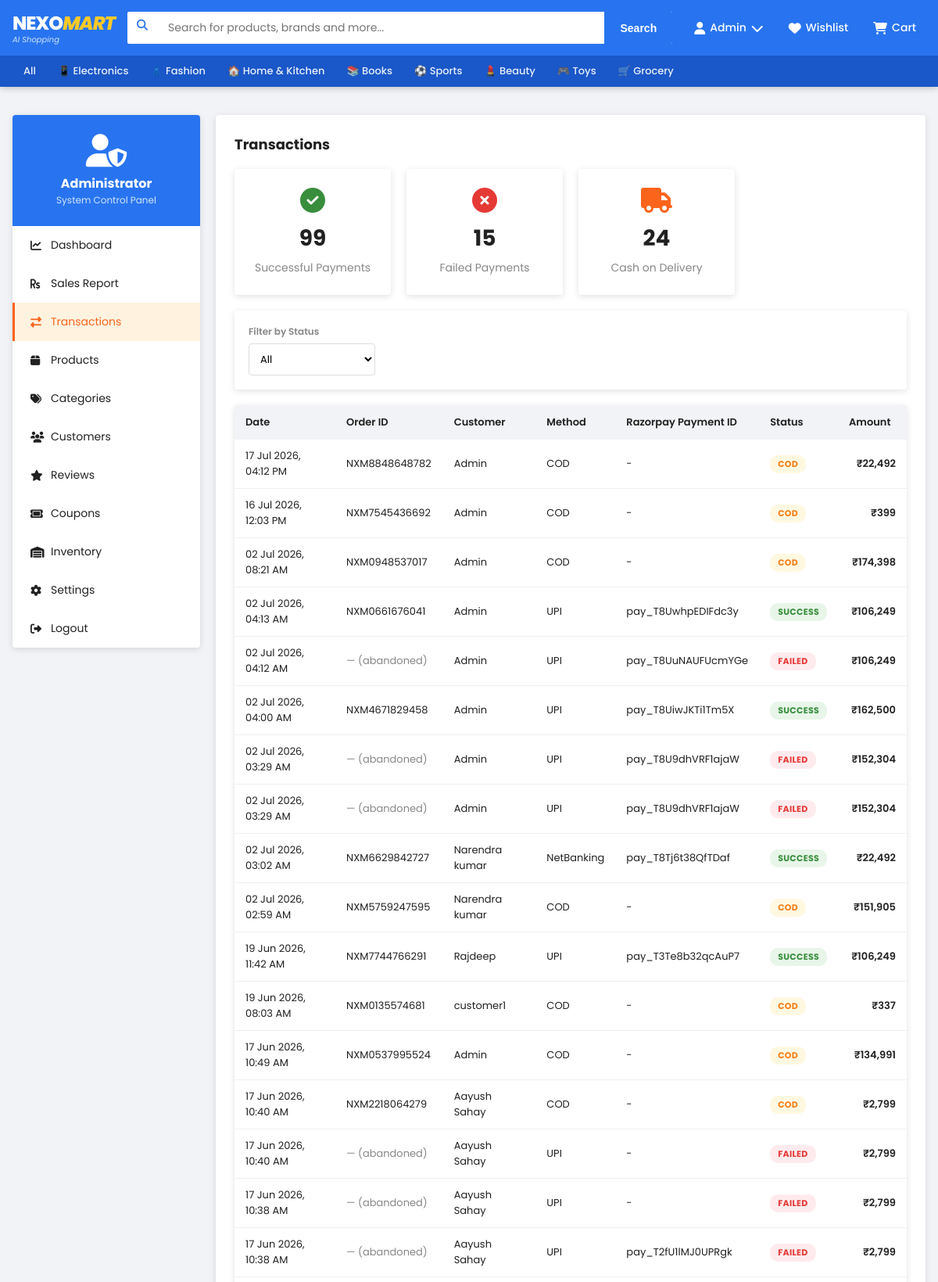
The page /admin/transactions (signed in, upper part) on the database its author committed.
### database.py (models this page shows, shortened)
class Category(db.Model):
    id = db.Column(db.Integer, primary_key=True)
    name = db.Column(db.String(100), nullable=False)
    slug = db.Column(db.String(100), unique=True)
    icon = db.Column(db.String(50), default='🛍️')
    products = db.relationship('Product', backref='category', lazy=True)

class Transaction(db.Model):
    id = db.Column(db.Integer, primary_key=True)
    order_id = db.Column(db.Integer, db.ForeignKey('order.id'), nullable=True)
    user_id = db.Column(db.Integer, db.ForeignKey('user.id'))
    razorpay_order_id = db.Column(db.String(100))
    razorpay_payment_id = db.Column(db.String(100))
    razorpay_signature = db.Column(db.String(300))
    amount = db.Column(db.Float, nullable=False)
    currency = db.Column(db.String(10), default='INR')
    method = db.Column(db.String(30))  # UPI, Card, NetBanking, COD
    status = db.Column(db.String(20), default='created')  # created, success, failed, cod
    failure_reason = db.Column(db.Text)
    created_at = db.Column(db.DateTime, default=datetime.utcnow)
    user = db.relationship('User')

class Order(db.Model):
    id = db.Column(db.Integer, primary_key=True)
    order_id = db.Column(db.String(20), unique=True)
    user_id = db.Column(db.Integer, db.ForeignKey('user.id'))
    total_amount = db.Column(db.Float)
    status = db.Column(db.String(50), default='Confirmed')
    address = db.Column(db.Text)
    payment_method = db.Column(db.String(50))
    payment_status = db.Column(db.String(20), default='Pending')
    estimated_delivery = db.Column(db.DateTime)
    created_at = db.Column(db.DateTime, default=datetime.utcnow)
    items = db.relationship('OrderItem', backref='order', lazy=True)
    transactions = db.relationship('Transaction', backref='order', lazy=True)

class User(db.Model):
    id = db.Column(db.Integer, primary_key=True)
    name = db.Column(db.String(100), nullable=False)
    email = db.Column(db.String(120), unique=True, nullable=False)
    phone = db.Column(db.String(15))
    password_hash = db.Column(db.String(255), nullable=False)
    role = db.Column(
        db.String(20),
        nullable=False,
        default='customer'
    )  # customer, admin
    is_active = db.Column(
        db.Boolean,
        default=True
    )
    wishlist = db.Column(db.Text, default='')
    created_at = db.Column(
        db.DateTime,
        default=datetime.utcnow
    )
    orders = db.relationship('Order', backref='user', lazy=True)
    cart_items = db.relationship('CartItem', backref='user', lazy=True)
    reviews = db.relationship('Review', backref='user', lazy=True)
    addresses = db.relationship('Address', backref='user', lazy=True)

### app.py (the view)
@app.route('/admin/transactions')
@admin_required
def admin_transactions():
    status_filter = request.args.get('status', '')
    query = Transaction.query.order_by(Transaction.created_at.desc())
    if status_filter:
        query = query.filter_by(status=status_filter)
    transactions = query.limit(300).all()
    totals = {
        'success': Transaction.query.filter_by(status='success').count(),
        'failed': Transaction.query.filter_by(status='failed').count(),
        'cod': Transaction.query.filter_by(status='cod').count(),
    }
    return render_template('admin/transactions.html', transactions=transactions,
                           status_filter=status_filter, totals=totals,
                           active_page='transactions')

### app.py (called while the page is built)
def admin_required(f):
    @wraps(f)
    def decorated(*args, **kwargs):
        if not session.get('user_id'):
            return redirect(url_for('login'))
        user = User.query.get(session['user_id'])
        if not user or user.role != 'admin':
            flash('Access denied — admins only.', 'danger')
            return redirect(url_for('index'))
        return f(*args, **kwargs)
    return decorated

@app.context_processor
def inject_globals():
    cart_count = 0
    if 'user_id' in session:
        cart_count = CartItem.query.filter_by(user_id=session['user_id']).count()
    categories = Category.query.all()
    return dict(cart_count=cart_count, all_categories=categories,
                current_year=datetime.now().year)

### templates/admin/transactions.html (shortened to what this page needs)
{% extends 'admin/_admin_base.html' %}
{% block admin_content %}
<div class="admin-page-header">
    <h2>Transactions</h2>
</div>
<div class="admin-stats">
    <div class="stat-card accent-green">
        <i class="fa fa-check-circle"></i>
        <h3>{{ totals.success }}</h3>
        <p>Successful Payments</p>
    </div>
    <div class="stat-card accent-red">
        <i class="fa fa-times-circle"></i>
        <h3>{{ totals.failed }}</h3>
        <p>Failed Payments</p>
    </div>
    <div class="stat-card accent-orange">
        <i class="fa fa-truck"></i>
        <h3>{{ totals.cod }}</h3>
        <p>Cash on Delivery</p>
    </div>
</div>
<form method="GET" class="filter-bar">
    <div class="form-group">
        <label>Filter by Status</label>
        <select name="status" onchange="this.form.submit()">
            <option value="" {% if not status_filter %}selected{% endif %}>All</option>
        </select>
    </div>
</form>
<div class="admin-table-wrap">
    <table class="admin-table">
        <thead>
            <tr>
                <th>Date</th>
                <th>Order ID</th>
                <th>Customer</th>
                <th>Method</th>
                <th>Razorpay Payment ID</th>
                <th>Status</th>
                <th>Amount</th>
            </tr>
        </thead>
        <tbody>
        {% for t in transactions %}
            <tr>
                <td>{{ t.created_at.strftime('%d %b %Y, %I:%M %p') }}</td>
                <td>
                    {% if t.order %}
                    <a href="{{ url_for('order_detail', order_id=t.order.order_id) }}">{{ t.order.order_id }}</a>
                    {% else %}
                    <span style="color:var(--gray2)">— (abandoned)</span>
                    {% endif %}
                </td>
                <td>{{ t.user.name if t.user else '-' }}</td>
                <td>{{ t.method }}</td>
                <td>{{ t.razorpay_payment_id or '-' }}</td>
                <td><span class="txn-badge txn-{{ t.status }}">{{ t.status }}</span></td>
                <td class="num">₹{{ "{:,.0f}".format(t.amount) }}</td>
            </tr>
        {% else %}
            <tr><td colspan="7" class="chart-empty">No transactions found</td></tr>
        {% endfor %}
        </tbody>
    </table>
</div>
{% endblock %}

### templates/base.html (shortened to what this page needs)
<!DOCTYPE html>
<html lang="en">
<head>
    <link rel="stylesheet" href="https://cdnjs.cloudflare.com/ajax/libs/font-awesome/6.5.0/css/all.min.css">
    <link rel="stylesheet" href="{{ url_for('static', filename='css/style.css') }}">
</head>
<body>
<header class="header">
    <div class="header-top">
        <div class="container header-inner">
            <a href="{{ url_for('index') }}" class="logo">
                <span class="logo-text">NEXO<span class="logo-accent">MART</span></span>
                <span class="logo-tagline">AI Shopping</span>
            </a>
            <div class="search-wrapper">
                <form action="{{ url_for('products') }}" method="GET" class="search-form">
                    <div class="search-box">
                        <i class="fa fa-search search-icon"></i>
                        <input type="text" name="q" id="searchInput" placeholder="Search for products, brands and more..."
                               value="{{ request.args.get('q','') }}" autocomplete="off">
                        <button type="submit" class="search-btn">Search</button>
                    </div>
                </form>
            </div>
            <nav class="nav-actions">
                {% if session.user_id %}
                <div class="nav-item dropdown">
                    <a href="{{ url_for('profile') }}" class="nav-link">
                        <i class="fa fa-user"></i>
                        <span>{{ session.user_name.split()[0] }}</span>
                        <i class="fa fa-chevron-down tiny"></i>
                    </a>
                </div>
                {% else %}
                <a href="{{ url_for('login') }}" class="nav-link">
                    <i class="fa fa-user"></i> <span>Login</span>
                </a>
                {% endif %}
                <a href="{{ url_for('wishlist') }}" class="nav-link">
                    <i class="fa fa-heart"></i> <span>Wishlist</span>
                </a>
                <a href="{{ url_for('cart') }}" class="nav-link cart-link">
                    <i class="fa fa-shopping-cart"></i>
                    <span>Cart</span>
                </a>
            </nav>
        </div>
    </div>
    <div class="category-bar">
        <div class="container category-list">
            <a href="{{ url_for('products') }}" class="cat-link">All</a>
            {% for cat in all_categories %}
            <a href="{{ url_for('products', category=cat.slug) }}" class="cat-link">
                {{ cat.icon }} {{ cat.name }}
            </a>
            {% endfor %}
        </div>
    </div>
</header>
<main class="main-content">
    {% block content %}{% endblock %}
</main>
</body>
</html>

### rows shown on the page
Category: icon "📱", name "Electronics"
Category: icon "👗", name "Fashion"
Category: icon "🏠", name "Home & Kitchen"
Category: icon "📚", name "Books"
Category: icon "⚽", name "Sports"
Category: icon "💄", name "Beauty"
Category: icon "🎮", name "Toys"
Category: icon "🛒", name "Grocery"
Transaction: created_at "17 Jul 2026, 04:12 PM", order.order_id "NXM8848648782", user "Admin", method "COD", razorpay_payment_id "-", status "COD", amount "22,492"
Transaction: created_at "16 Jul 2026, 12:03 PM", order.order_id "NXM7545436692", user "Admin", method "COD", razorpay_payment_id "-", status "COD", amount "399"
Transaction: created_at "02 Jul 2026, 08:21 AM", order.order_id "NXM0948537017", user "Admin", method "COD", razorpay_payment_id "-", status "COD", amount "174,398"
Transaction: created_at "02 Jul 2026, 04:13 AM", order.order_id "NXM0661676041", user "Admin", method "UPI", razorpay_payment "pay_T8UwhpEDIFdc3y", status "SUCCESS", amount "106,249"
Transaction: created_at "02 Jul 2026, 04:12 AM", shows "— (abandoned)", user "Admin", method "UPI", razorpay_payment "pay_T8UuNAUFUcmYGe", status "FAILED", amount "106,249"
Transaction: created_at "02 Jul 2026, 04:00 AM", order.order_id "NXM4671829458", user "Admin", method "UPI", razorpay_payment "pay_T8UiwJKTi1Tm5X", status "SUCCESS", amount "162,500"
Transaction: created_at "02 Jul 2026, 03:29 AM", shows "— (abandoned)", user "Admin", method "UPI", razorpay_payment "pay_T8U9dhVRF1ajaW", status "FAILED", amount "152,304"
Transaction: created_at "02 Jul 2026, 03:29 AM", shows "— (abandoned)", user "Admin", method "UPI", razorpay_payment "pay_T8U9dhVRF1ajaW", status "FAILED", amount "152,304"
Transaction: created_at "02 Jul 2026, 03:02 AM", order.order_id "NXM6629842727", user "Narendra kumar", method "NetBanking", razorpay_payment "pay_T8Tj6t38QfTDaf", status "SUCCESS", amount "22,492"
Transaction: created_at "02 Jul 2026, 02:59 AM", order.order_id "NXM5759247595", user "Narendra kumar", method "COD", razorpay_payment_id "-", status "COD", amount "151,905"
Transaction: created_at "19 Jun 2026, 11:42 AM", order.order_id "NXM7744766291", user "Rajdeep", method "UPI", razorpay_payment "pay_T3Te8b32qcAuP7", status "SUCCESS", amount "106,249"
Transaction: created_at "19 Jun 2026, 08:03 AM", order.order_id "NXM0135574681", user "customer1", method "COD", razorpay_payment_id "-", status "COD", amount "337"
Transaction: created_at "17 Jun 2026, 10:49 AM", order.order_id "NXM0537995524", user "Admin", method "COD", razorpay_payment_id "-", status "COD", amount "134,991"
Transaction: created_at "17 Jun 2026, 10:40 AM", order.order_id "NXM2218064279", user "Aayush Sahay", method "COD", razorpay_payment_id "-", status "COD", amount "2,799"
Transaction: created_at "17 Jun 2026, 10:40 AM", shows "— (abandoned)", user "Aayush Sahay", method "UPI", razorpay_payment_id "-", status "FAILED", amount "2,799"
Transaction: created_at "17 Jun 2026, 10:38 AM", shows "— (abandoned)", user "Aayush Sahay", method "UPI", razorpay_payment_id "-", status "FAILED", amount "2,799"
Transaction: created_at "17 Jun 2026, 10:38 AM", shows "— (abandoned)", user "Aayush Sahay", method "UPI", razorpay_payment "pay_T2fU1lMJ0UPRgk", status "FAILED", amount "2,799"

### other values the page prints
{{ session.user_name.split()[0] }} "Admin"
{{ totals.success }} "99"
{{ totals.failed }} "15"
{{ totals.cod }} "24"
